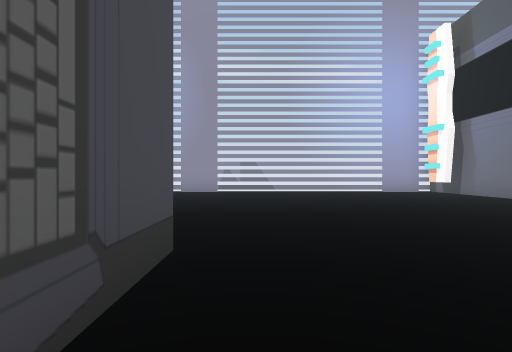
View 1 (above)

24 first-person views from a walk through a Unity game level. The camera is 1.2 m above the floor, looks level and sees 80° across. The floor is counted in squares, 2 m on a side. Each view is taken from the middle of a square. On the plan, view 1 faces up. The plan holds only what a view shows up to about 9 squares ahead; the rest is blank. The place goes on beyond the plan. The player is left out. Some surface patterns are stand-ins.

View 2
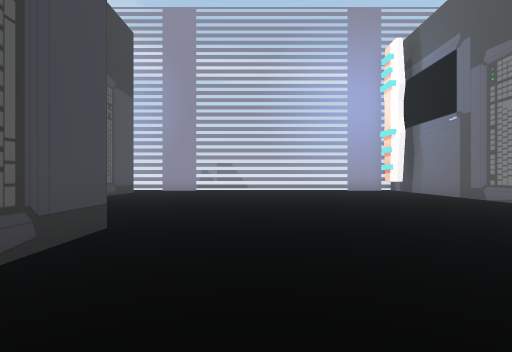

View 3
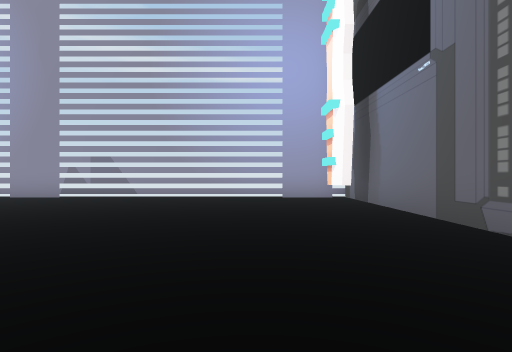

View 4
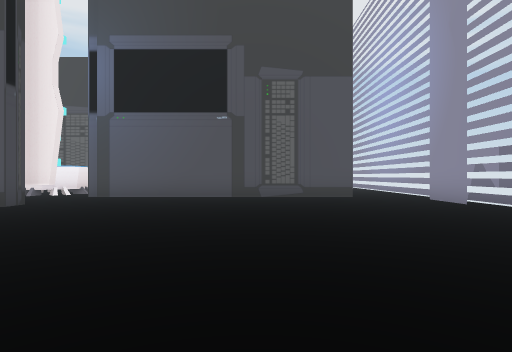

View 5
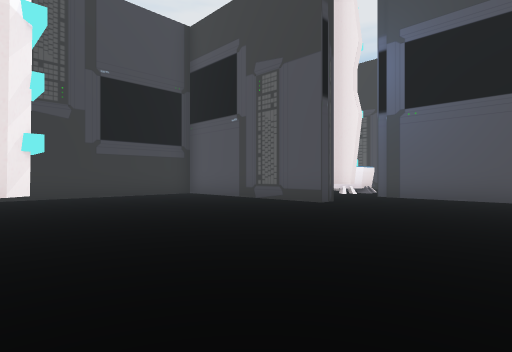

View 6
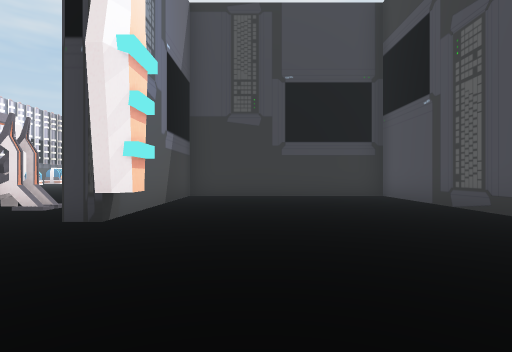

View 7
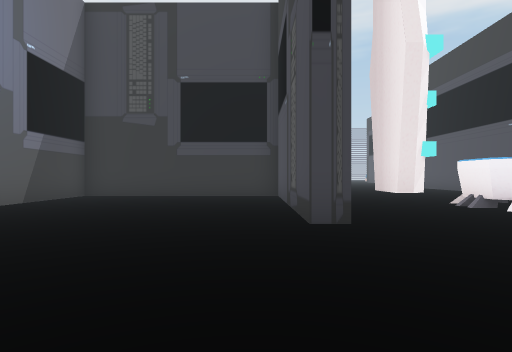

View 8
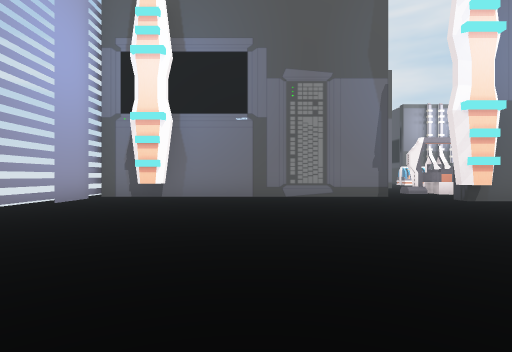

View 9
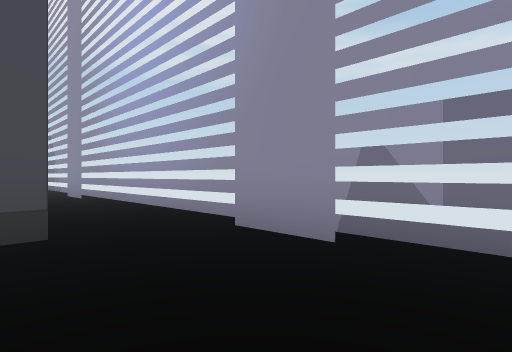

View 10
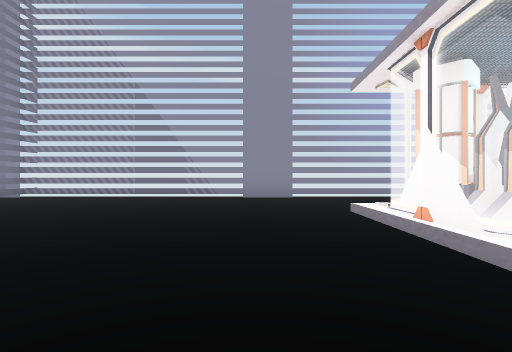

View 11
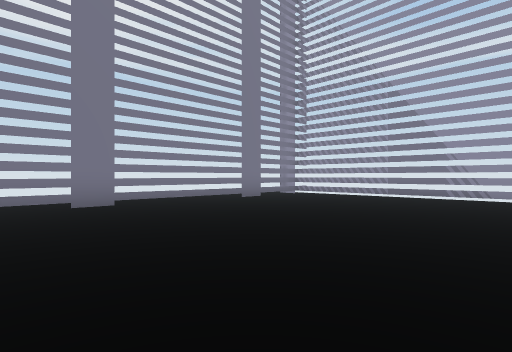

View 12
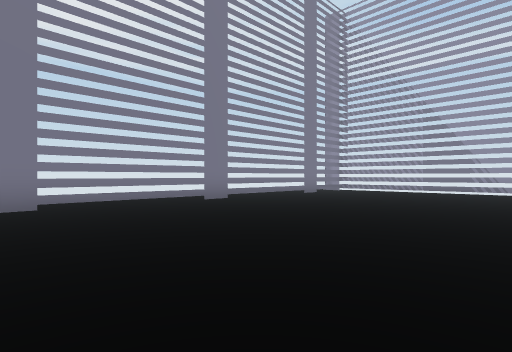

View 13
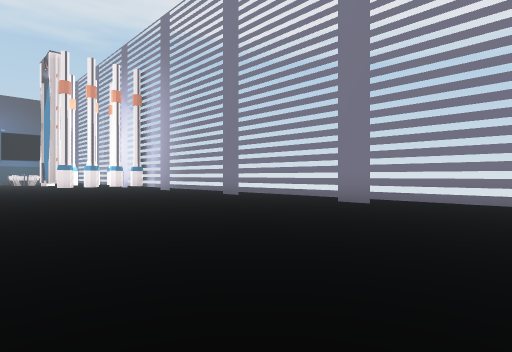

View 14
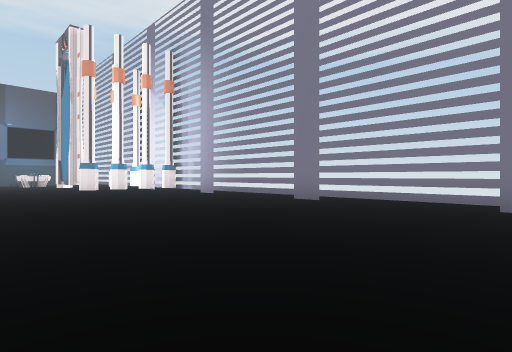

View 15
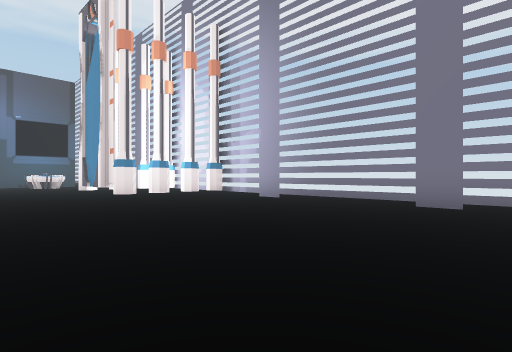

View 16
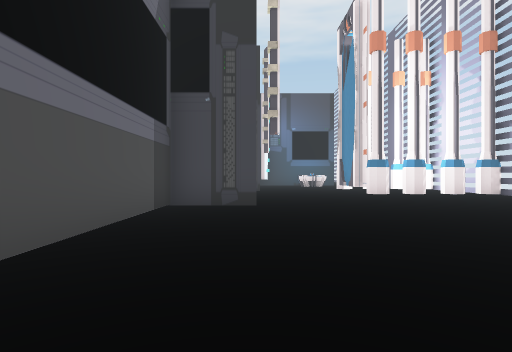

View 17
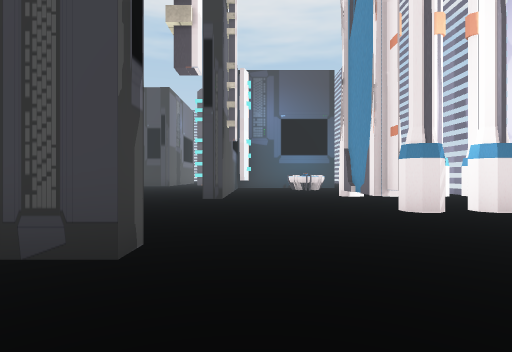

View 18
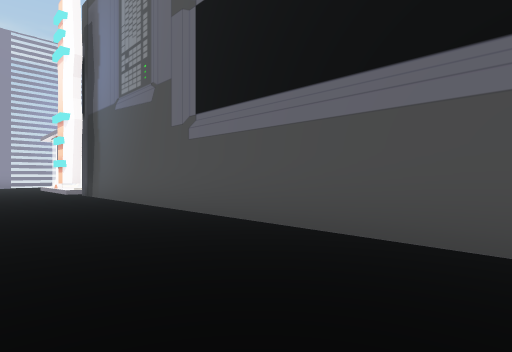

View 19
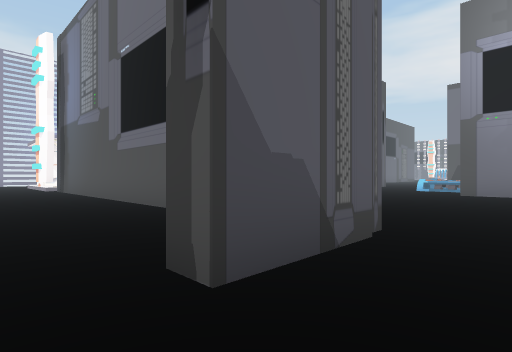

View 20
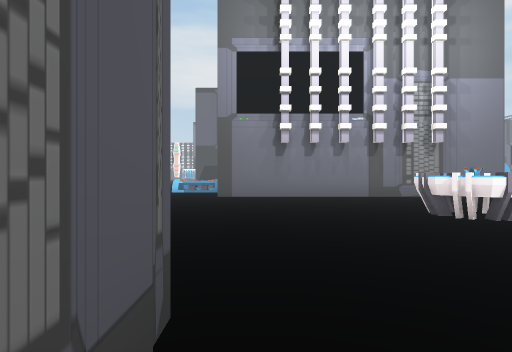

View 21
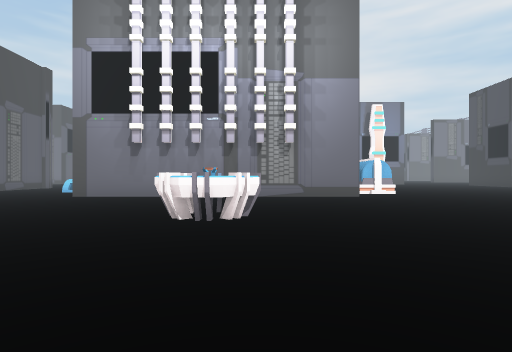

View 22
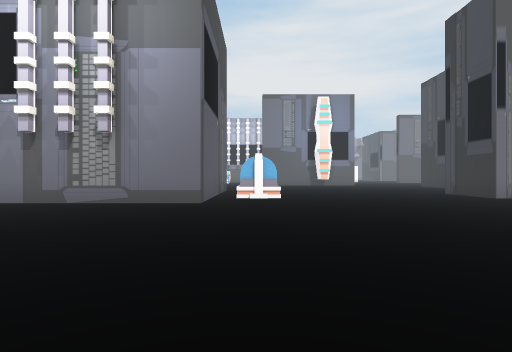

View 23
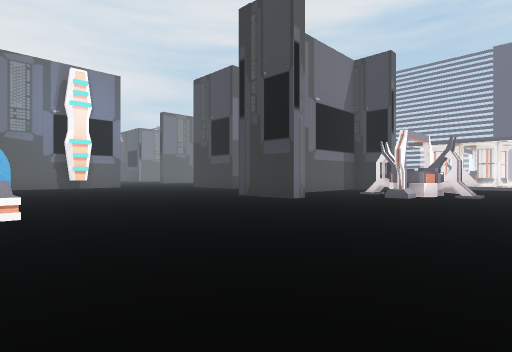

View 24
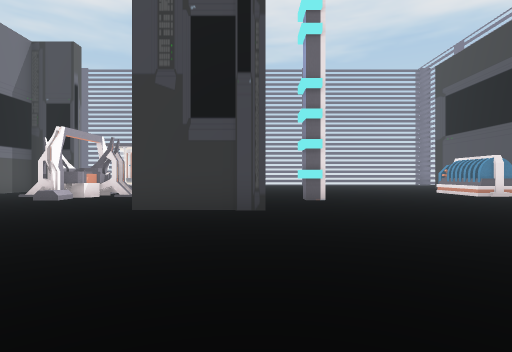

### Floor plan
Ten units are one square. View 1 is at (0, 0); x grows to the right and y downward. Boxes are objects, and circles mark ways between rooms. Rooms are numbered by the first view taken in them; rooms with no view inside come last. Other rooms are left out.
<svg viewBox="-176 -120 256 420">
<path fill="none" stroke="#000" d="M45 -19 45 -26 49 -26M-12 -24 -6 -24 -6 27 49 27 49 -24 55 -24M-21 -26 -16 -26 -16 -18M64 -32 64 -112M60 -94 56 -94 56 -100M-33 -96 -33 -24M69 -115 -36 -115M-85 -18 -91 -18M-83 -49 -83 -70M-73 -67 -79 -72M-165 -115 -165 101M-100 87 -100 82 -83 82 -83 -30M-36 -115 -171 -115M-132 108 -128 108M19 159 -6 159 -6 79M-62 231 -39 231M8 236 8 231 28 231M-102 136 -96 136M-78 87 -100 87M-130 100 -130 134"/>
<rect x="-135" y="265" width="10" height="30" fill="#bbb"><title>other object</title></rect>
<rect x="-65" y="-15" width="20" height="30" fill="#bbb"><title>other object</title></rect>
<rect x="-55" y="115" width="20" height="20" fill="#bbb"><title>other object</title></rect>
<rect x="-25" y="255" width="30" height="20" fill="#bbb"><title>other object</title></rect>
<rect x="15" y="165" width="20" height="10" fill="#bbb"><title>other object</title></rect>
<rect x="65" y="-5" width="10" height="10" fill="#bbb"><title>other object</title></rect>
<circle cx="-30" cy="-105" r="3" fill="#2a7"/>
<circle cx="55" cy="-35" r="3" fill="#2a7"/>
<circle cx="-115" cy="95" r="3" fill="#2a7"/>
<text x="20" y="-50">1</text>
<text x="-120" y="-20">2</text>
<text x="-30" y="170">3</text>
</svg>
Room 1 opens to room 2. Room 1 opens to room 3. Room 2 opens to room 3.

Where each view was taken, in squares from view 1:
view 1: 0 up, 0 right, facing up
view 2: 1 down, 1 right, facing up
view 3: 3 up, 4 right, facing up
view 4: 7 up, 5 right, facing left
view 5: 6 up, 5 right, facing down-left
view 6: 6 up, 3 right, facing down
view 7: 6 up, 0 right, facing down
view 8: 7 up, 2 left, facing right
view 9: 9 up, 0 right, facing up-left
view 10: 3 up, 10 left, facing up
view 11: 3 up, 10 left, facing up-left
view 12: 0 up, 10 left, facing up-left
view 13: 4 up, 10 left, facing down-left
view 14: 1 up, 10 left, facing down-left
view 15: 2 down, 10 left, facing down-left
view 16: 2 down, 10 left, facing down
view 17: 6 down, 11 left, facing down
view 18: 7 down, 11 left, facing up-right
view 19: 10 down, 11 left, facing up-right
view 20: 9 down, 9 left, facing right
view 21: 13 down, 9 left, facing right
view 22: 17 down, 7 left, facing right
view 23: 17 down, 4 left, facing down-right
view 24: 18 down, 6 left, facing down
